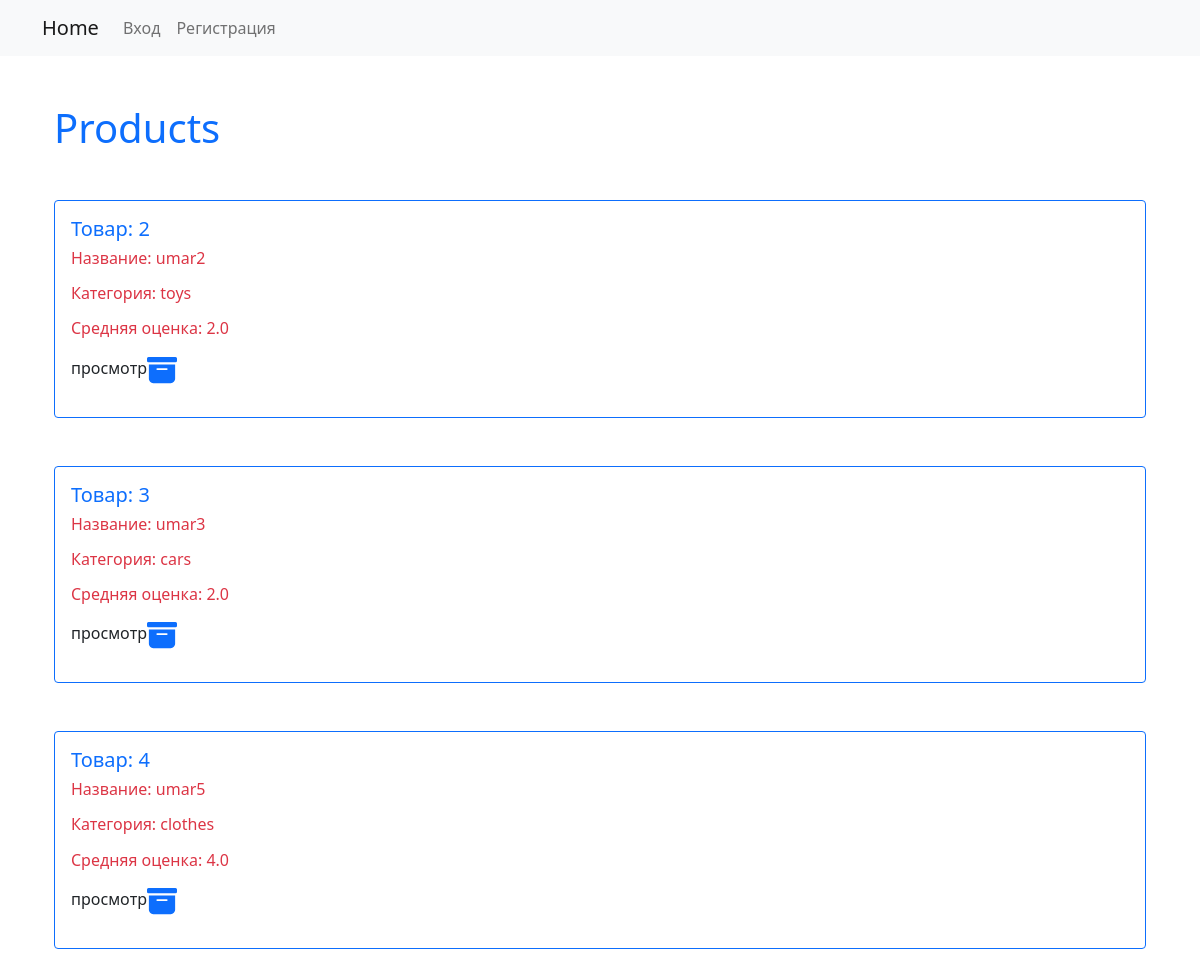
Before: / with the older database file.
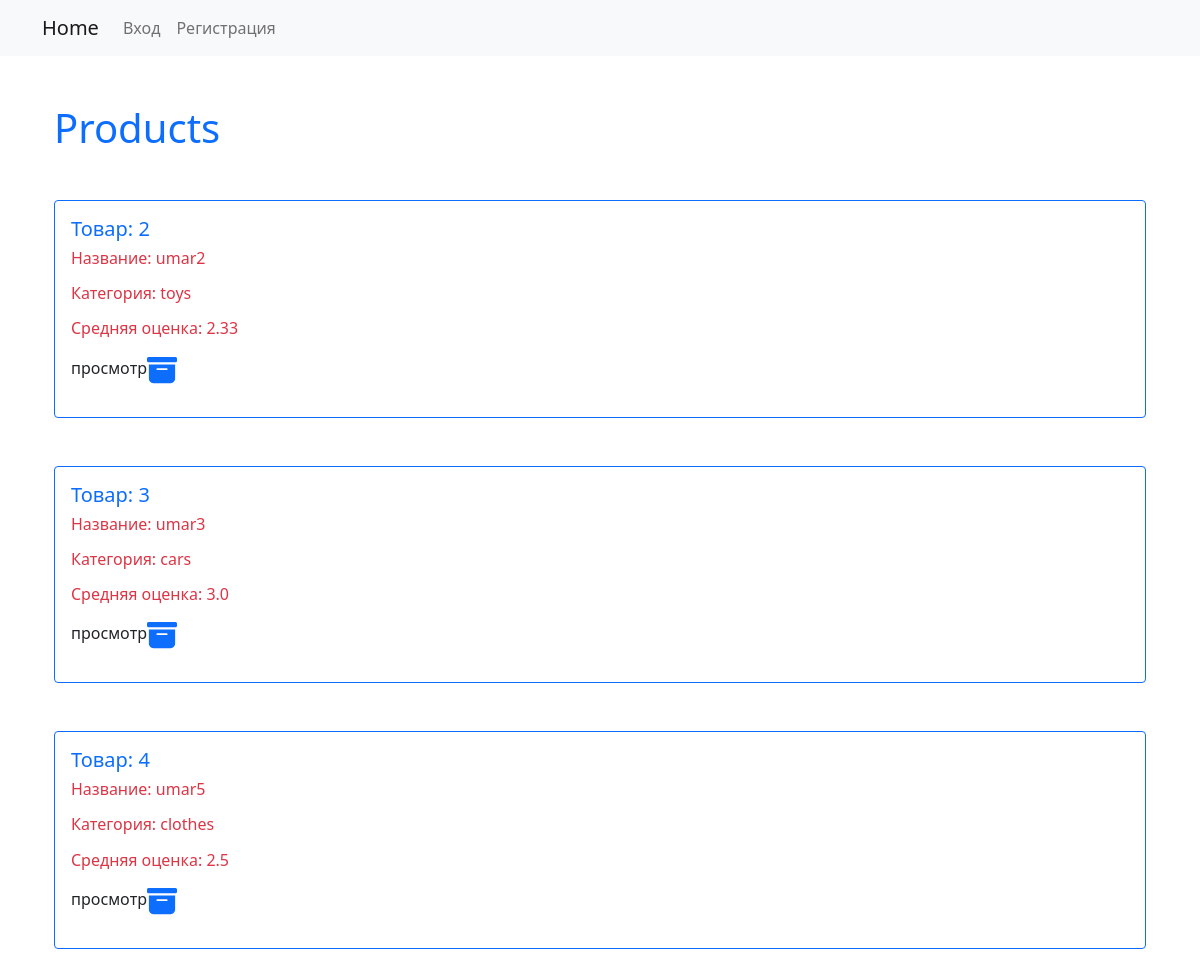
After: the same page with the newer database file.
### webapp/models.py (models this page shows, shortened)
class Product(models.Model):
    name = models.CharField(max_length=100, verbose_name='Название')
    category = models.CharField(max_length=100,choices=STATUS_CHOICES,default=STATUS_CHOICES[0][0], verbose_name='Категория')
    description = models.TextField(max_length=2000, verbose_name='Описание', null=True, blank=True)
    class Meta:
        db_table = 'Products'
        verbose_name = 'Товар'
        verbose_name_plural = 'Товары'
    def average(self):
        reviews = self.reviews.filter(status=True)
        sum = 0
        if reviews:
            for review in reviews:
                sum += review.grade
            return round(sum / len(reviews), 2)
        else:
            return 0

class Review(models.Model):
    author = models.ForeignKey(User, on_delete=models.CASCADE, default=1, verbose_name='Автор', related_name='reviews')
    product = models.ForeignKey('webapp.Product',  on_delete=models.CASCADE, verbose_name='Товар',  related_name='reviews')
    text = models.TextField(max_length=2000, verbose_name='Текст отзыва')
    grade = models.IntegerField(verbose_name='Оценка')
    status = models.BooleanField(verbose_name='Статус', default=False)
    created_at = models.DateTimeField(auto_now_add=True, verbose_name="Время создания")
    updated_at = models.DateTimeField(auto_now=True, verbose_name="Время обновления")
    class Meta:
        db_table = 'Reviews'
        verbose_name = 'Отзыв'
        verbose_name_plural = 'Отзывы'
        permissions = [
            ('can_view_false_reviews', 'Может видеть все не модерированные отзывы')
        ]

### webapp/views/products.py (the view)
# urls.py: path('', ProductIndex.as_view(), name='product_index'),
class ProductIndex(ListView):
    model = Product
    template_name = 'products/index.html'
    context_object_name = 'products'

### webapp/templates/products/index.html (shortened to what this page needs)
{% extends 'base.html' %}
{% block content %}
    <header>
        <div class="container text-primary my-5">
            <h1>Products</h1>
        </div>
    </header>
    <div class="container">
        <div class="row-cols-sm-2 row-cols-md-5 row-cols-lg-1">
            {% for product in products %}
                <div class="col my-5">
                    <div class="card border-primary mb-3 ">
                        <div class="card-body">
                            <h5 class="card-title text-primary">Товар: {{ product.id }}</h5>
                            <h6 class="card-subtitle mt-2 mb-3 text-danger ">Название: {{ product.name }}</h6>
                            <h6 class="card-subtitle mt-2 mb-3 text-danger">Категория: {{ product.category }}</h6>
                            <h6 class="card-subtitle mt-2 mb-3 text-danger">Средняя оценка: {{ product.average }}</h6>
                        <p class="">просмотр<a href="{% url "webapp:product_view" product.pk %} "></a>
                        </div>
                    </div>
                </div>
            {% endfor %}
        </div>
    </div>
{% endblock %}

Changed rows visible on the page:
computed for Product "umar2": average "2.0" → "2.33"
changed Product "umar3": average "2.0" → "3.0"
computed for Product "umar5": average "4.0" → "2.5"
